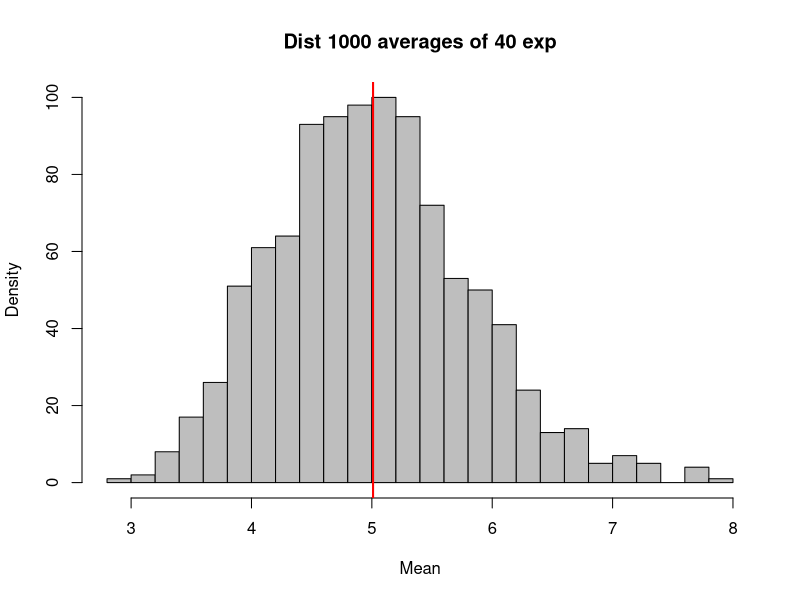
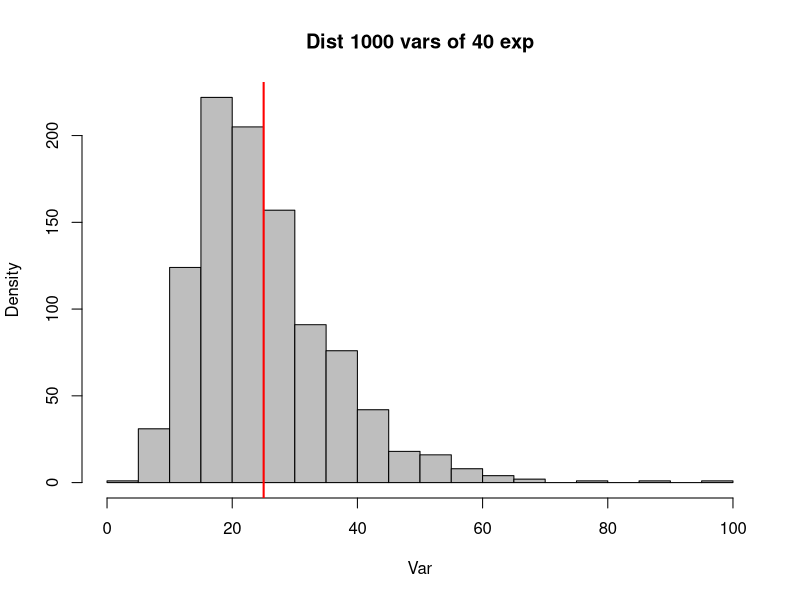
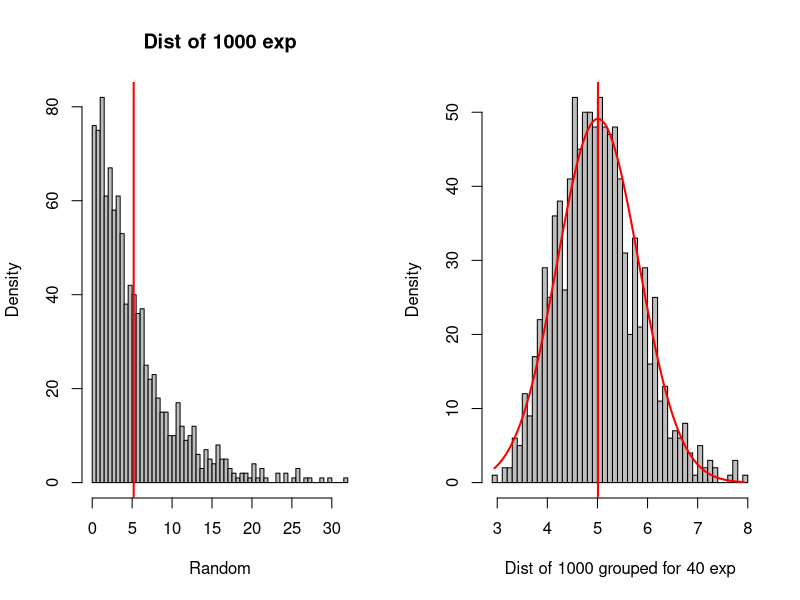

The R source for these figures, in order:
params.seed   <- 555555
params.n_sim  <- 1000
params.n_dist <- 40
params.lambda <- 0.2
params.precision <- 2

set.seed(params.seed)

simulate <- function(f) {
  r <- NULL
  for (s in 1 : params.n_sim) { 
    r = c(r, f(rexp(params.n_dist, params.lambda)))   
  }
  r
}


output.means <- simulate(mean)
output.means.sample <- round(mean(output.means), params.precision)
output.means.theorical <- 1/params.lambda

hist(output.means, main="Dist 1000 averages of 40 exp"
                 , xlab= "Mean"
                 , ylab="Density"
                 , breaks= 30
                 , col="gray")
abline(v= output.means.sample, col="red",lwd= 2)
matrix(data=c(output.means.theorical, output.means.sample), nrow=1, ncol=2, byrow=TRUE, dimnames=list(c("Mean"), c("Theoretical", "Sample")))



output.vars  <- simulate(var)
output.vars.sample <- round(mean(output.vars), params.precision)
output.vars.theorical <- (1/params.lambda)^2
hist(output.vars, main="Dist 1000 vars of 40 exp"
     , xlab= "Var"
     , ylab="Density"
     , breaks= 30
     , col="gray")
abline(v= output.vars.sample, col="red",lwd= 2)
matrix(data=c(output.vars.theorical, output.vars.sample), nrow=1, ncol=2, byrow=TRUE, dimnames=list(c("Var"), c("Theoretical", "Sample")))

output.exponentials <- rexp(params.n_sim, params.lambda)
output.exponentials.mean <- (mean(output.exponentials))

par(mfrow=c(1,2))

hist(output.exponentials, main="Dist of 1000 exp"
     , xlab= "Random"
     , ylab="Density"
     , breaks= 50
     , col="gray")
abline(v= output.exponentials.mean, col="red",lwd= 2)

h1<- hist(output.means  , breaks= 50
          ,col="grey"
          , main=""
          , xlab= "Dist of 1000 grouped for 40 exp"
          , ylab="Density")

abline(v=mean(output.means),col="red",lwd=2)


x_norm <-seq( min(output.means)
              , max(output.means) , length= 100)

y_norm<-dnorm( x_norm
               , mean=mean(output.means)
               , sd=sd(output.means))

y_norm<-y_norm*diff(h1$mids[1:2])*length(output.means)

lines(x_norm, y_norm,col="red",lwd=2)

